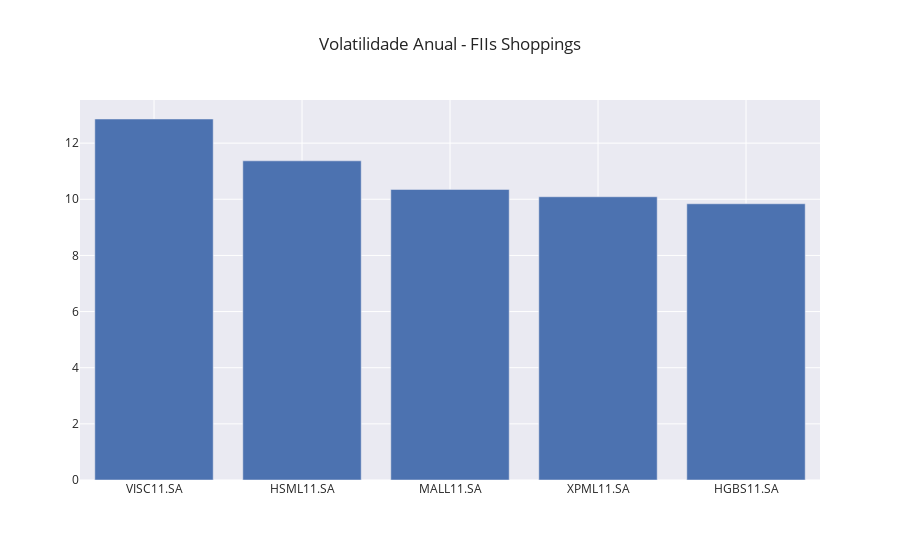

Notebook code for this chart:
### Code cell
# Volatilidade anual
vol_anual_shoppings = vol_anual(ticker=lst_ticker_fii_shopping, ano='2024').sort_values(ascending=False)

# Plotando a volatilidade anual
fig = go.Figure()

fig.add_trace(go.Bar(
    x=vol_anual_shoppings.index,
    y=vol_anual_shoppings.values
))

fig.update_layout(
    title_text='Volatilidade Anual - FIIs Shoppings',
    template='seaborn',
    showlegend=False   
)

fig.show()

### Figure 1 — Plotly figure (JSON) as saved in the notebook; plotly's stock layout.template omitted (floating-point values rounded to 4 significant figures)
{"data": [{"type": "bar", "x": ["VISC11.SA", "HSML11.SA", "MALL11.SA", "XPML11.SA", "HGBS11.SA"], "y": [12.86, 11.37, 10.35, 10.09, 9.84]}], "layout": {"showlegend": false, "title": {"text": "Volatilidade Anual - FIIs Shoppings"}}}
